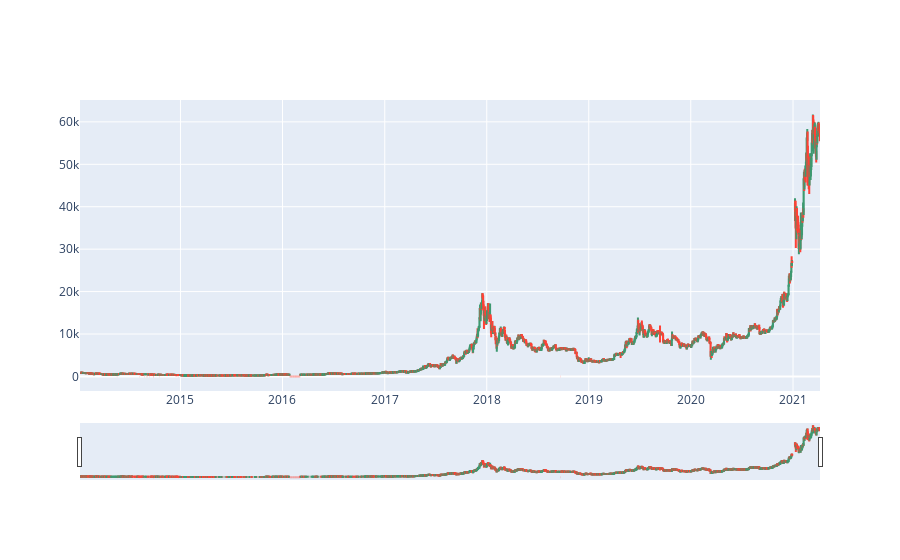

Write notebook code for a chart like this one.
### Code cell
fig = go.Figure(data=[go.Candlestick(x=df_sample_quandl_kraken.index,
                open=df_sample_quandl_kraken['Open'],
                high=df_sample_quandl_kraken['High'],
                low=df_sample_quandl_kraken['Low'],
                close=df_sample_quandl_kraken['Close'])])
fig.show()

### Figure 1 — Plotly figure (JSON) as saved in the notebook; plotly's stock layout.template omitted (floating-point values rounded to 4 significant figures; data arrays with more than 128 entries replaced by an {"elided": "..."} marker saying what was removed)
{"data": [{"close": {"elided": "2639 float values"}, "high": {"elided": "2639 float values"}, "low": {"elided": "2639 float values"}, "open": {"elided": "2639 float values"}, "type": "candlestick", "x": {"elided": "2639 str values"}}], "layout": {"autosize": true, "xaxis": {"autorange": true, "range": ["2014-01-06 12:00", "2021-04-07 12:00"], "rangeslider": {"autorange": true, "range": ["2014-01-06 12:00", "2021-04-07 12:00"], "yaxis": {"_template": null, "rangemode": "match"}}, "type": "date"}, "yaxis": {"autorange": true, "range": [-3429.0, 65150.0]}}}
